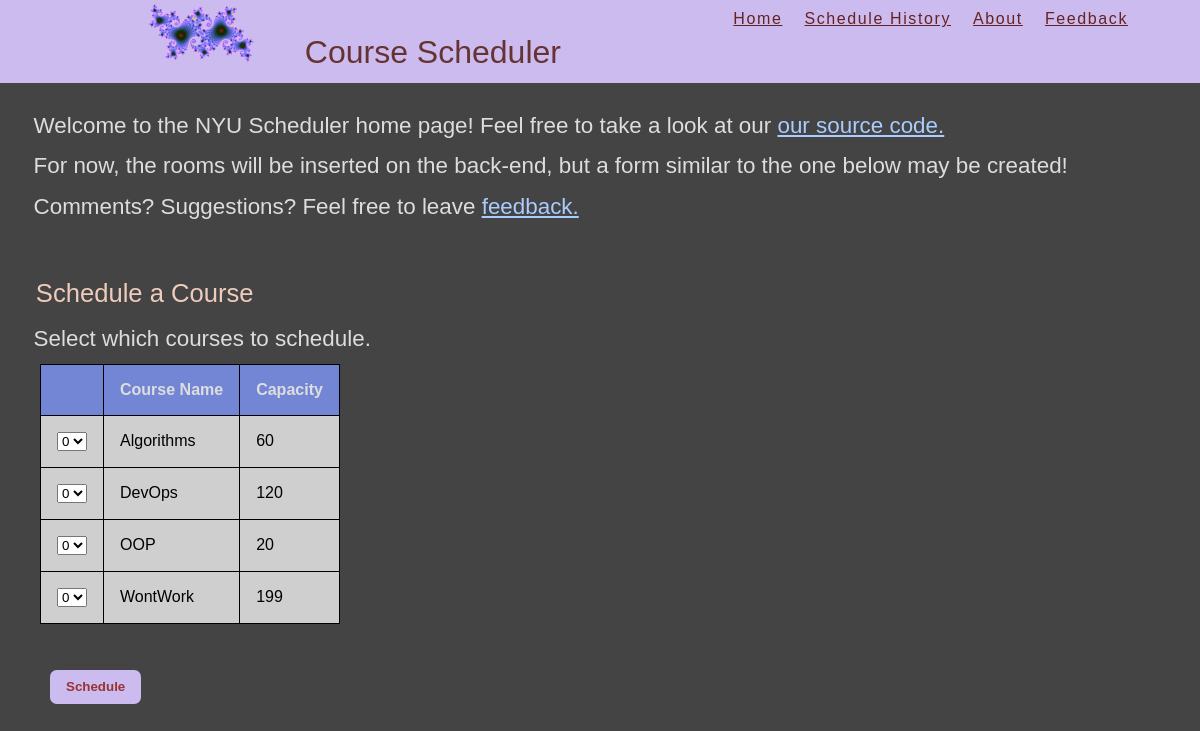
The page / on the database its author committed.
### scheduler/models.py (models this page shows, shortened)
class Course(models.Model):
    cname = models.CharField(max_length=128, blank=False)
    pname = models.CharField(default="", max_length=128, blank=False)
    capacity = models.IntegerField(default=0)
    days = models.ManyToManyField('Day')
    times = models.ManyToManyField('Time')
    duration = models.IntegerField(default=1)

### scheduler/views.py (the view)
# urls.py: url(r'^$', views.index, name='index'),
def index(request):
    course_list = Course.objects.all().order_by('cname')
    context = {
        'course_list': course_list,
        'header': site_hdr,
        'max_sections': range(max_sections + 1)
    }
    return render(request, 'index.html', context)

### scheduler/templates/index.html (shortened to what this page needs)
{% extends "base.html" %}
{% block content %}
    <p>
        Welcome to the NYU Scheduler home page! Feel free to take a look at our <a href="https://github.com/gcallah/Scheduler">our source code.</a>
    </p>
    <p> For now, the rooms will be inserted on the back-end, but a form similar to the one below may be created! </p>
    <p> Comments? Suggestions? Feel free to leave <a href="/scheduler/feedback">feedback.</a>
    <br><br>
    <h3> Schedule a Course </h3>
    <form role="form" action="{% url 'scheduler:schedule' %}" method="post">
		<p>Select which courses to schedule.</p>
    <table>
        <tr>
            <th></th>
            <th>Course Name</th>
            <th>Capacity</th>
        </tr>
    {% for course in course_list %}
        <tr>
            <td>
                <select name={{course.cname}}>
                    {% for i in max_sections %}
                        <option value={{i}}> {{i}} </option>
                    {% endfor %}
                </select>
            </td>
            <td>{{ course.cname }}</td>
            <td>{{ course.capacity }}</td>
        </tr>
    {% endfor %}
    </table>
        <input type="submit" class="schedule-button" value="Schedule">
    </form>
{% endblock content %}

### mysite/static/scheduler/style.css (style rules this page uses)
body { margin: 0; padding: 0; font-size: 100%; color: #ddd; background: #444; font-family: Arial, Helvetica, sans-serif }
a:link { color: #acf; }
table, th, td { width: 140% table-layout: fixed; margin: .4em 2.5em .4em 2.5em; font-size: 1em; border-collapse: collapse; border: 1px solid black; }
th, td { padding: 1em; }
th { background: #7386D5; }
td { background: #cfcfcf; color: black; }
p { margin: .4em 1.5em .4em 1.5em; font-size: 1.4em; padding: 0; line-height: 140%; }
h1,h2,h3,h4,h5 { font-weight: 400; }
h3 { font-size: 1.6em; margin: 1em 1.4em .6em 1.4em; color: #ecb; }
input[type=submit] { padding: .7em 1.2em; background: #cbe; color: #933; font-weight: bold; border: 0 none; -webkit-border-radius: .5em; border-radius: .5em; margin-top: 3em; cursor: pointer; }
.schedule-button { margin: 15px; margin-left: 50px; }

### rows shown on the page
Course: cname "0", cname "Algorithms", capacity "60"
Course: cname "0", cname "DevOps", capacity "120"
Course: cname "0", cname "OOP", capacity "20"
Course: cname "0", cname "WontWork", capacity "199"

### other values the page prints
{{ header }} "Course Scheduler"
